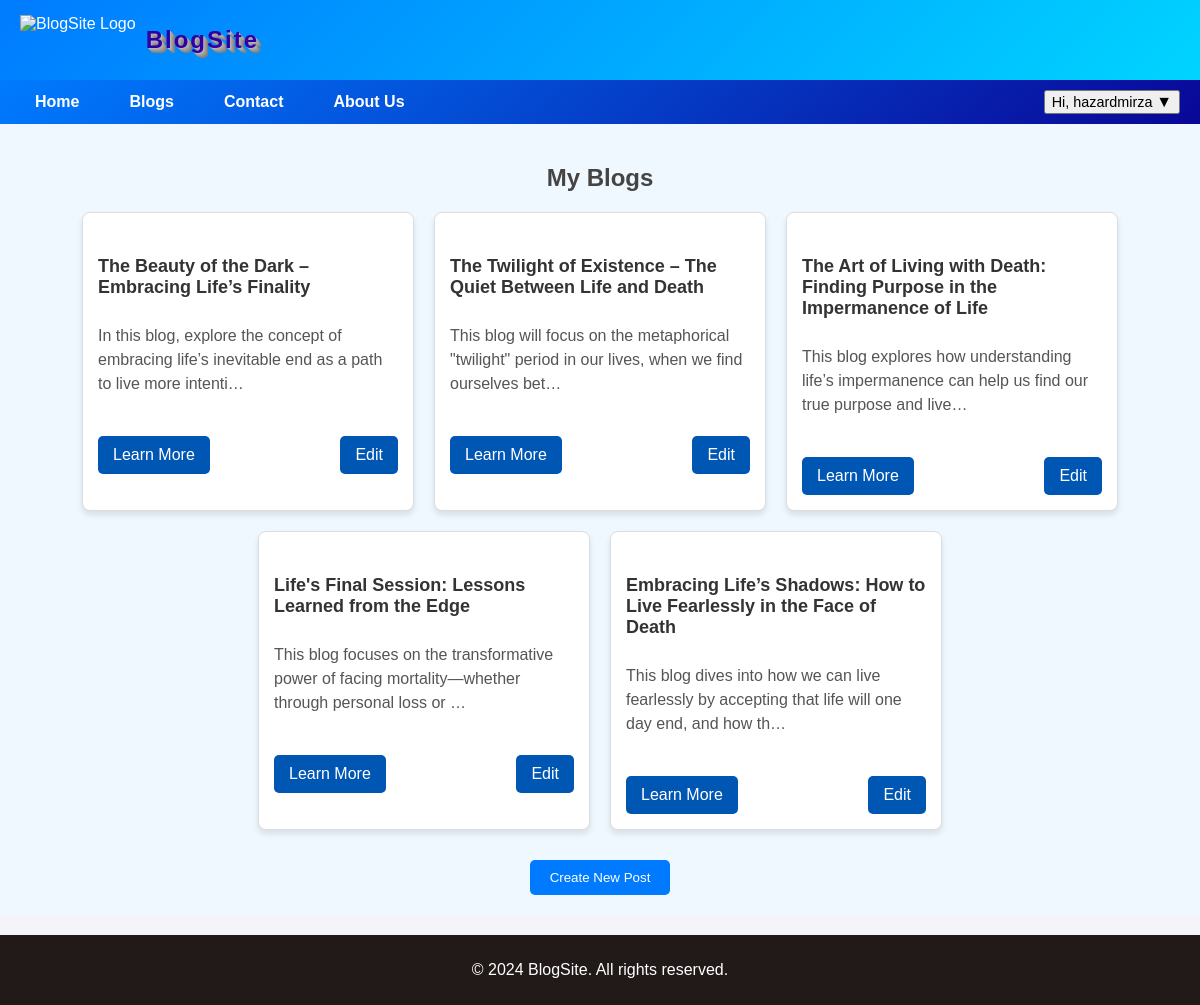
The app's page /manage-blogs/ (signed in) with its own data.
### post/models.py (models this page shows, shortened)
class Post(models.Model):
    title = models.CharField(max_length=255)
    author = models.ForeignKey(User, on_delete=models.CASCADE)
    body = models.TextField()
    created_on = models.DateTimeField(default=timezone.now)
    image = models.ImageField(upload_to='blog_images/', blank=True, null=True)

### post/views.py (the view)
# urls.py: path('manage-blogs/', views.manage_blogs, name='manage_blogs'),
@login_required
def manage_blogs(request):
    if request.method == 'POST':
        form = PostForm(request.POST, request.FILES)
        if form.is_valid():
            post = form.save(commit=False)
            post.author = request.user
            post.save()
            return redirect('manage_blogs')
    else:
        form = PostForm()
    user_posts = Post.objects.filter(author=request.user)
    return render(request, 'blog/manage_blogs.html', {'form': form, 'user_posts': user_posts})

### post/templates/blog/manage_blogs.html (shortened to what this page needs)
{% extends 'base.html' %}
{% block content %}
<section style="padding: 20px; background: aliceblue;">
    <h2 style="text-align: center; color: #444;">My Blogs</h2>
    <div class="blog-list" style="display: flex; flex-wrap: wrap; justify-content: center; gap: 20px; margin-top: 20px;">
        {% for post in user_posts %}
        <div class="blog-card" style="width: 300px; border: 1px solid #ddd; border-radius: 8px; padding: 15px; box-shadow: 0 4px 6px rgba(0, 0, 0, 0.1); background: #fff;">
            <h3 style="font-size: 18px; color: #333; margin-bottom: 10px;">{{ post.title }}</h3>
            <p style="color: #555; margin-bottom: 15px;">{{ post.body|truncatechars:100 }}</p>
            <div style="display: flex; justify-content: space-between;">
                <a href="{% url 'blog_detail' post.id %}" style="text-decoration: none; color: #ffffff;">Learn More</a>
                <a href="{% url 'edit_blog' post.id %}" style="text-decoration: none; color: #ffffff;">Edit</a>
            </div>
        </div>
        {% endfor %}
    </div>
    <div style="text-align: center; margin-top: 30px;">
        <button id="createPostButton" style="padding: 10px 20px; background: #007BFF; color: white; border: none; border-radius: 5px; cursor: pointer;">
            Create New Post
        </button>
    </div>
</section>
{% endblock %}

### templates/base.html (shortened to what this page needs)
{% load static %}
<!DOCTYPE html>
<html lang="en">
<head>
    <link rel="stylesheet" href="{% static 'css/style.css' %}">
</head>
<body>
    <header >
        <div class="header-content">
            <img src="{% static 'images/logo.png' %}" alt="BlogSite Logo" class="logo"">
            <h1 style="font-size: 24px;color: #3100a5;  ">BlogSite</h1>
        </div>
    </header>
    <nav class="navbar">
        <ul id="nav-items">
            <li><a href="{% url 'home' %}" >Home</a></li>
            <li><a href="{% url 'manage_blogs' %}" >Blogs</a></li>
            <li><a href="{% url 'contact' %}">Contact</a></li>
            <li><a href="{% url 'about' %}">About Us</a></li>
        </ul>
        {% if user.is_authenticated %}
            <div style="position: relative;">
                <button id="user-button" >
                    <span style="font-size: 0.9rem;">Hi, {{ user.username }}</span>
                    <span style="font-size: 1rem;">▼</span>
                </button>
            </div>
        {% endif %}
    </nav>
    <main>
        {% block content %}
        {% endblock %}
    </main>
    <footer>
        <p>&copy; 2024 BlogSite. All rights reserved.</p>
    </footer>
</body>
</html>

### static/css/style.css (style rules this page uses)
body { font-family: 'Arial', sans-serif; margin: 0; padding: 0; background: #f4f4f9; color: #333; }
header { background: linear-gradient(135deg, #007bff, #00d4ff); display: flex; align-items: center; justify-content: start; color: #fff; padding: 10px 20px; box-shadow: 0px 2px 4px rgba(0, 0, 0, 0.1); }
.header-content { display: flex; align-items: center; gap: 10px; }
.logo { height: 50px; margin: 0; }
.navbar { display: flex; justify-content: space-between; align-items: center; background: linear-gradient(140deg, #007bff, #090796); color: white; padding: 10px 20px; position: relative; z-index: 1500; }
nav a { color: white; text-decoration: none; margin: 0 15px; font-weight: bold; font-size: 1rem; transition: color 0.3s ease; }
nav ul { display: flex; list-style: none; margin: 0; padding: 0; gap: 20px; }
nav li { margin: 0; }
header h1 { font-size: 4rem; font-weight: bold; color: #090796; text-shadow: 1px 1px 0px #b3b3b3, 2px 2px 0px #a6a6a6, 3px 3px 0px #999999, 4px 4px 0px #8c8c8c, 5px 5px 0px #808080; letter-spacing: 2px; }
.blog-card { background: white; border-radius: 8px; box-shadow: 0 4px 6px rgba(0, 0, 0, 0.1); overflow: hidden; transition: transform 0.3s ease; padding: 15px; }
.blog-card h3 { font-size: 1.8rem; padding: 10px 0; color: #333; }
.blog-card p { color: #666; font-size: 1rem; line-height: 1.5; padding-bottom: 10px; }
.blog-card a { display: inline-block; margin-top: 15px; text-decoration: none; background: #0056b3; color: #fff; padding: 10px 15px; border-radius: 5px; text-align: center; transition: background 0.3s ease; }
footer { background: #221919; color: white; text-align: center; padding: 10px 0; margin-top: 20px; position: relative; width: 100%; bottom: 0; }

### records on screen
Post: title "The Beauty of the Dark – Embracing Life’s Finality", body "In this blog, explore the concept of embracing life’s inevitable end as a path to live more intenti…"
Post: title "The Twilight of Existence – The Quiet Between Life and Death", body "This blog will focus on the metaphorical \"twilight\" period in our lives, when we find ourselves bet…"
Post: title "The Art of Living with Death: Finding Purpose in the Impermanence of Life", body "This blog explores how understanding life’s impermanence can help us find our true purpose and live…"
Post: title "Life's Final Session: Lessons Learned from the Edge", body "This blog focuses on the transformative power of facing mortality—whether through personal loss or …"
Post: title "Embracing Life’s Shadows: How to Live Fearlessly in the Face of Death", body "This blog dives into how we can live fearlessly by accepting that life will one day end, and how th…"

### other values on screen
{{ user.username }} "hazardmirza"
